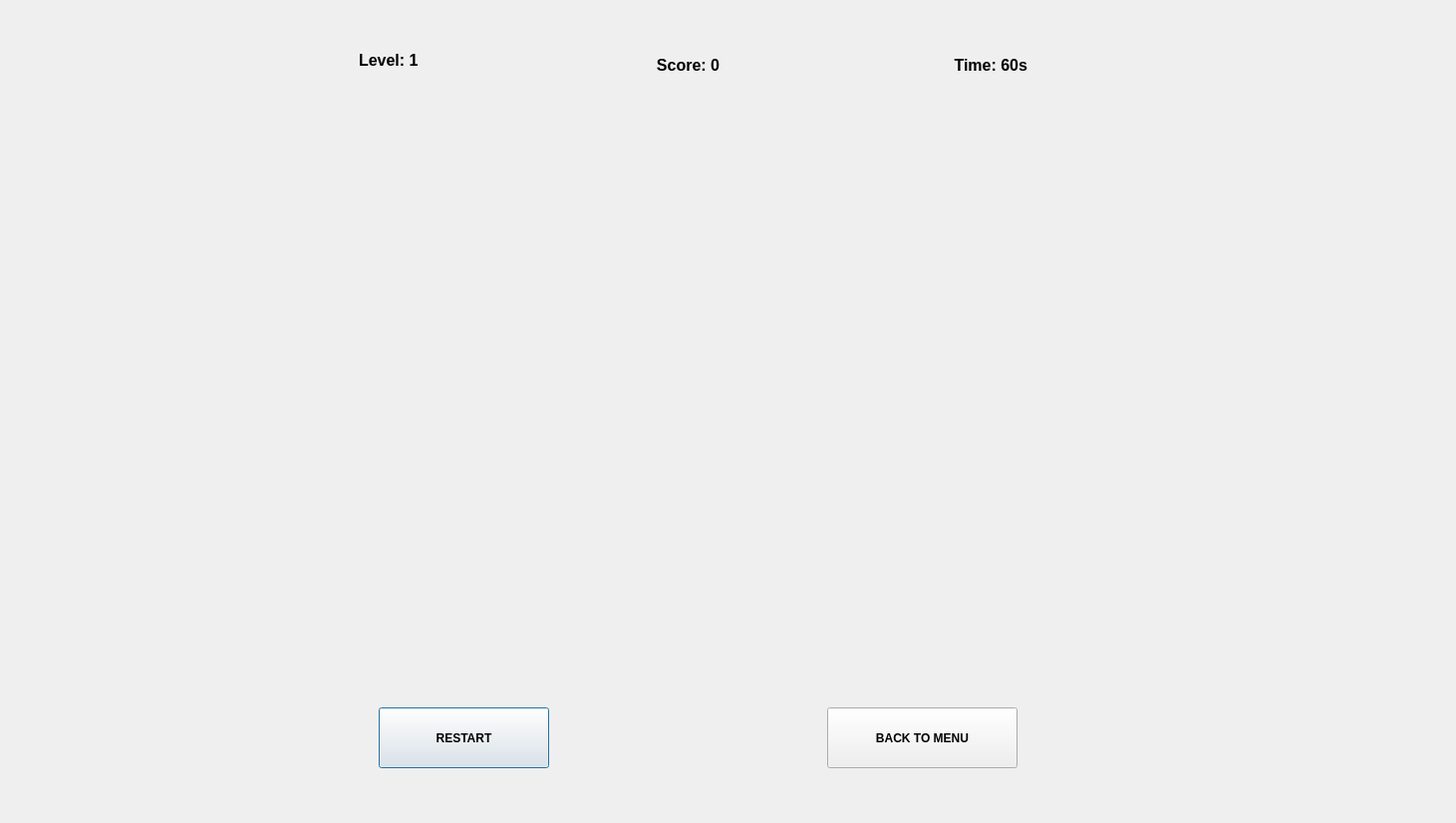
<?xml version="1.0" encoding="UTF-8"?>
<ui version="4.0">
 <class>GamePage</class>
 <widget class="QDialog" name="GamePage">
  <property name="geometry">
   <rect>
    <x>0</x>
    <y>0</y>
    <width>1461</width>
    <height>826</height>
   </rect>
  </property>
  <property name="windowTitle">
   <string>Dialog</string>
  </property>
  <widget class="QWidget" name="widget" native="true">
   <property name="geometry">
    <rect>
     <x>10</x>
     <y>0</y>
     <width>1451</width>
     <height>831</height>
    </rect>
   </property>
   <widget class="QWidget" name="widget_4" native="true">
    <property name="geometry">
     <rect>
      <x>270</x>
      <y>10</y>
      <width>811</width>
      <height>101</height>
     </rect>
    </property>
    <widget class="QLabel" name="lblLevel">
     <property name="geometry">
      <rect>
       <x>80</x>
       <y>20</y>
       <width>131</width>
       <height>61</height>
      </rect>
     </property>
     <property name="font">
      <font>
       <pointsize>12</pointsize>
       <bold>true</bold>
      </font>
     </property>
     <property name="text">
      <string>Level: 1</string>
     </property>
    </widget>
    <widget class="QLabel" name="lblScore">
     <property name="geometry">
      <rect>
       <x>330</x>
       <y>30</y>
       <width>161</width>
       <height>51</height>
      </rect>
     </property>
     <property name="font">
      <font>
       <pointsize>12</pointsize>
       <bold>true</bold>
      </font>
     </property>
     <property name="text">
      <string>Score: 0</string>
     </property>
     <property name="alignment">
      <set>Qt::AlignmentFlag::AlignCenter</set>
     </property>
    </widget>
    <widget class="QLabel" name="lblTimer">
     <property name="geometry">
      <rect>
       <x>640</x>
       <y>20</y>
       <width>111</width>
       <height>71</height>
      </rect>
     </property>
     <property name="font">
      <font>
       <pointsize>12</pointsize>
       <bold>true</bold>
      </font>
     </property>
     <property name="text">
      <string>Time: 60s</string>
     </property>
     <property name="alignment">
      <set>Qt::AlignmentFlag::AlignRight|Qt::AlignmentFlag::AlignTrailing|Qt::AlignmentFlag::AlignVCenter</set>
     </property>
    </widget>
   </widget>
   <widget class="QWidget" name="gridContainer" native="true">
    <property name="geometry">
     <rect>
      <x>310</x>
      <y>130</y>
      <width>771</width>
      <height>521</height>
     </rect>
    </property>
    <property name="minimumSize">
     <size>
      <width>320</width>
      <height>320</height>
     </size>
    </property>
   </widget>
   <widget class="QWidget" name="widget_5" native="true">
    <property name="geometry">
     <rect>
      <x>240</x>
      <y>700</y>
      <width>881</width>
      <height>71</height>
     </rect>
    </property>
    <widget class="QPushButton" name="btnRestart">
     <property name="geometry">
      <rect>
       <x>130</x>
       <y>10</y>
       <width>171</width>
       <height>61</height>
      </rect>
     </property>
     <property name="font">
      <font>
       <bold>true</bold>
      </font>
     </property>
     <property name="text">
      <string>RESTART</string>
     </property>
    </widget>
    <widget class="QPushButton" name="btnReturn">
     <property name="geometry">
      <rect>
       <x>580</x>
       <y>10</y>
       <width>191</width>
       <height>61</height>
      </rect>
     </property>
     <property name="font">
      <font>
       <bold>true</bold>
      </font>
     </property>
     <property name="text">
      <string>BACK TO MENU</string>
     </property>
    </widget>
   </widget>
  </widget>
 </widget>
 <resources/>
 <connections/>
</ui>
